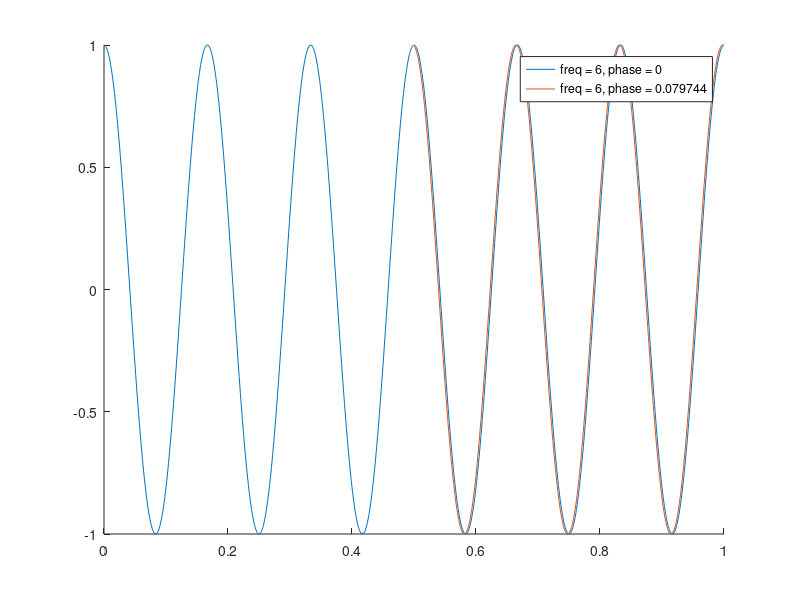

The MATLAB script that drew this image:

clear;clc;close all

f2 = 6;
theta2 = 0;

Ts = 1/1000;
tvec = Ts:Ts:1;

figure;

hold on;
plot(tvec, cos(tvec*2*pi*f2+theta2)) 

radpha1 = 28.708;
radpha2 = tvec(end-500)*2*pi*f2+theta2;

radphadif = radpha2 - radpha1;


pha2match = radpha2-radphadif;

f3 = f2;
theta3 = pha2match/360;

plot(tvec(end-500:end), cos(tvec(end-500:end)*2*pi*f3+theta3)) 


legend(['freq = ' num2str(f2) ', phase = ' num2str(theta2)],...
    ['freq = ' num2str(f3) ', phase = ' num2str(theta3)]);